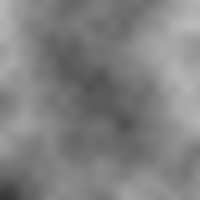
Frame 1 (no input)
Frame 60 (no input): identical to frame 1, image omitted
Frame 120 (the mouse pressed at the canvas centre since frame 60): identical to frame 1, image omitted

The p5.js sketch that drew this single still picture (run headless with seeded random() and noise() and a simulated clock; from frame 60 on, the mouse is pressed at the canvas centre):

// p5.js sketch
// ── sketch.js

// The Nature of Code
// https://www.youtube.com/watch?v=D1BBj2VaBl4&list=PLRqwX-V7Uu6ZV4yEcW3uDwOgGXKUUsPOM&index=7
// https://github.com/nature-of-code/noc-examples-p5.js/tree/master/chp00_introduction



var inc = 0.01;

function setup() {
  createCanvas(200,200);
  pixelDensity(1);

 }

function draw() {
  var yoff = 0;

  loadPixels();
  for (var y=0;y<height;y++){
   var xoff = 0;
   for (var x=0;x<width;x++){
       var index = (x + y*width)*4;
       var r =noise(xoff,yoff) * 255;
  	   pixels[index]   = r;
  		 pixels[index+1] = r ;
  		 pixels[index+2] = r;
  		 pixels[index+3] = 222;
       xoff += inc;
    }
     yoff += inc;
   }
  updatePixels();
 }
